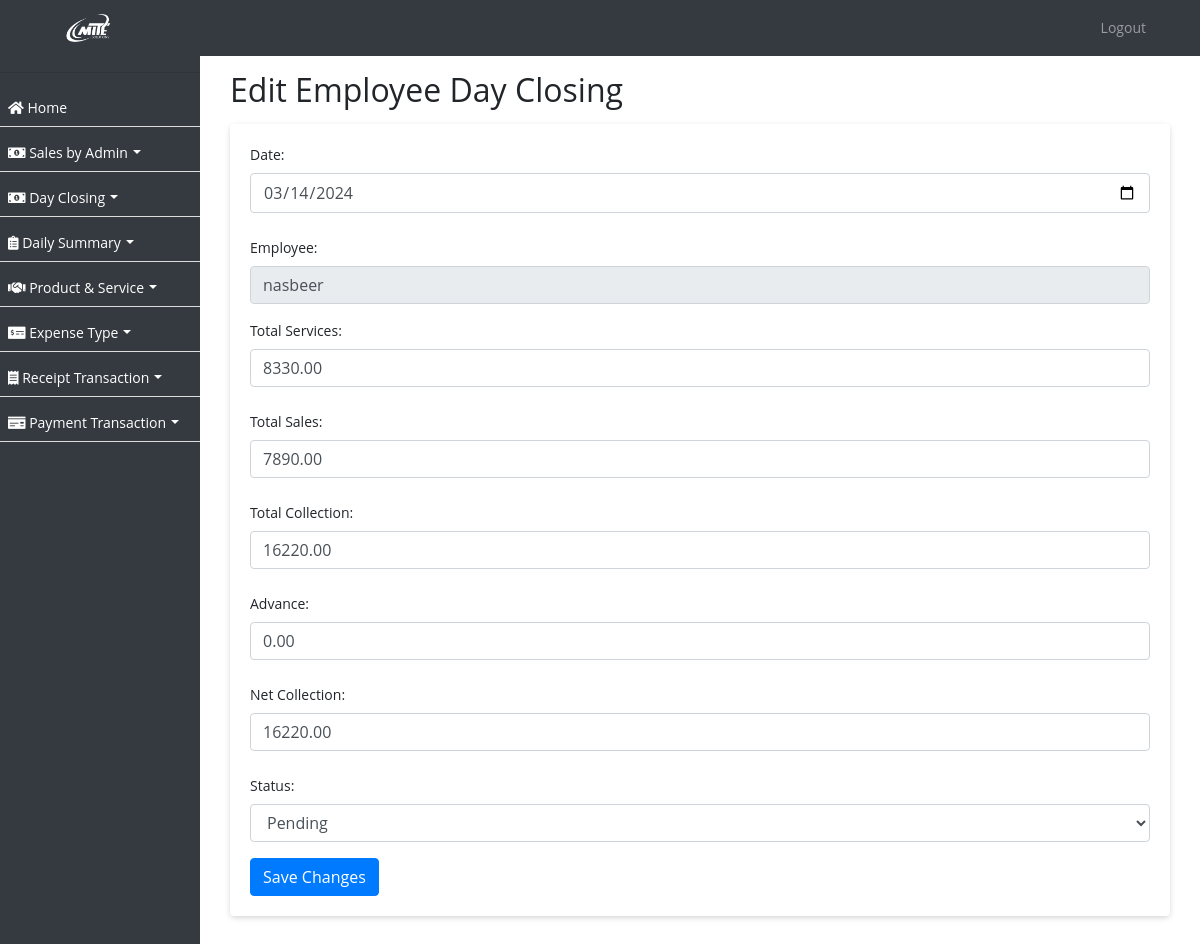
/sale/dayclosing/19/edit/, run on the app's committed database.
### ezshopapp/models.py (models this page shows, shortened)
class DayClosing(models.Model):
    date = models.DateField()
    employee = models.ForeignKey(Employee, on_delete=models.CASCADE, blank=True, null=True)
    total_services = models.DecimalField(max_digits=8, decimal_places=2)
    total_sales = models.DecimalField(max_digits=8, decimal_places=2)
    total_collection = models.DecimalField(max_digits=8, decimal_places=2)
    advance = models.DecimalField(max_digits=8, decimal_places=2, blank=True, null=True)
    net_collection = models.DecimalField(max_digits=8, decimal_places=2)
    status = models.CharField(max_length=10, choices=STATUS_CHOICES, default='pending')
    created_on = models.DateTimeField(auto_now_add=True, null=True)

class Employee(models.Model):
    employee_id = models.CharField(max_length=10, unique=True)
    username = models.CharField(max_length=50, null=True)
    password = models.CharField(max_length=50, null=True)
    business_profile = models.CharField(max_length=255, null=True)
    business_profile_id = models.IntegerField(null=True)
    first_name = models.CharField(max_length=255)
    second_name = models.CharField(max_length=255)
    nationality = models.CharField(max_length=255)
    mobile_no = models.CharField(max_length=20, blank=True, null=True)
    passport_no = models.CharField(max_length=20, unique=True)
    passport_expiration_date = models.DateField()
    emirates_id = models.CharField(max_length=20, unique=True)
    id_expiration_date = models.DateField()
    basic_pay = models.DecimalField(max_digits=10, decimal_places=2)
    house_allowance = models.DecimalField(max_digits=10, decimal_places=2, default=0)
    transportation_allowance = models.DecimalField(max_digits=10, decimal_places=2, default=0)
    commission_percentage = models.DecimalField(max_digits=5, decimal_places=2, default=0, validators=[MinValueValidator(0)])
    joining_date = models.DateField()
    job_role = models.ForeignKey(Role, on_delete=models.SET_NULL, null=True)
    is_employee = models.BooleanField(default=True)
    created_on = models.DateTimeField(auto_now_add=True, null=True)

### ezshopapp/views.py (the view)
# urls.py: path('sale/dayclosing/<int:pk>/edit/', edit_day_closing, name='edit_day_closing'),
def edit_day_closing(request, pk):
    day_closing = get_object_or_404(DayClosing, pk=pk)
    employees = Employee.objects.all()
    status_choices = STATUS_CHOICES
    if request.method == 'POST':
        form = DayClosingForm(request.POST, instance=day_closing)
        if form.is_valid():
            form.save()
            return redirect('day_closing_report')
    else:
        form = DayClosingForm(instance=day_closing)
    return render(request, 'dayclosing_edit.html', {'form': form, 'employees': employees, 'status_choices': status_choices })

### ezshopapp/forms.py
class DayClosingForm(forms.ModelForm):
    class Meta:
        model = DayClosing
        fields = ['date', 'employee', 'total_services', 'total_sales', 'total_collection', 'advance', 'net_collection', 'status']
        widgets = {
            'date': forms.DateInput(attrs={'type': 'date'}),
        }

### ezshopapp/templates/dayclosing_edit.html (shortened to what this page needs)
{% extends 'base.html' %}
{% block content %}
<div class="container">
    <h2>Edit Employee Day Closing</h2>
    <div class="card">
        <div class="card-body">
            <form method="post">
                <div class="form-group">
                    <label for="id_date">Date:</label>
                    {{ form.date }}
                </div>
                <div class="form-group">
                    <label for="id_employee">Employee:</label>
                    <input type="text" name="employee" id="id_employee" class="form-control" readonly
                           value="{{ form.instance.employee.first_name }} {{ form.instance.employee.last_name }}">
                </div>
                <div class="form-group">
                    <label for="id_total_services">Total Services:</label>
                    {{ form.total_services }}
                </div>
                <div class="form-group">
                    <label for="id_total_sales">Total Sales:</label>
                    {{ form.total_sales }}
                </div>
                <div class="form-group">
                    <label for="id_total_collection">Total Collection:</label>
                    {{ form.total_collection }}
                </div>
                <div class="form-group">
                    <label for="id_advance">Advance:</label>
                    {{ form.advance }}
                </div>
                <div class="form-group">
                    <label for="id_net_collection">Net Collection:</label>
                    {{ form.net_collection }}
                </div>
                <div class="form-group">
                    <label for="id_status">Status:</label>
                    <select name="status" id="id_status" class="form-control">
                        {% for choice in status_choices %}
                            <option value="{{ choice.0 }}" {% if choice.0 == form.instance.status %}selected{% endif %}>{{ choice.1 }}</option>
                        {% endfor %}
                    </select>
                </div>
                <button type="submit" class="btn btn-primary">Save Changes</button>
            </form>
        </div>
    </div>
</div>
{% endblock %}

### ezshopapp/templates/base.html (style rules this page uses)
body, p, h1, h2, h3, h4, h5, h6, a, li, label, input, div, span, small { font-family: "Open Sans", sans-serif !important; }
button:focus, button { outline: none !important; border: none; }
body, p, a, li, li>a { font-size:14px !important; }
body { padding-top: 56px; background-color: #ffffff !important; }
.form-control { line-height: 1.25 !important; }
.card { border:0px !important; margin-top:15px; margin-bottom:15px; box-shadow: 0px 2px 6px -1px #ccc; }
.btn-primary { --bs-btn-color: #fff; --bs-btn-bg: #00B69B; --bs-btn-border-color: #00B69B; --bs-btn-hover-color: #000; --bs-btn-hover-bg: #26c1aa; --bs-btn-hover-border-color: #1abda5; --bs-btn-focus-shadow-rgb: 0, 155, 132; --bs-btn-active-color: #000; --bs-btn-active-bg: #33c5af; --bs-btn-active-border-color: #1abda5; --bs-btn-active-shadow: inset 0 3px 5px rgba(0, 0, 0, 0.125); --bs-btn-disabled-color: #000; --bs-btn-disabled-bg: #00B69B; --bs-btn-disabled-border-color: #00B69B; }
input, select { width: 100%; padding: 0.375rem 0.75rem; margin-bottom: 0.5rem; font-size: 1rem; line-height: 1.5; color: #495057; background-color: #fff; background-clip: padding-box; border: 1px solid #ced4da; border-radius: 0.25rem; transition: border-color 0.15s ease-in-out, box-shadow 0.15s ease-in-out; }

### data on the page
DayClosing: date "03/14/2024", employee "nasbeer", total_services "8330.00", total_sales "7890.00", total_collection "16220.00", advance "0.00", net_collection "16220.00", status "Pending"
